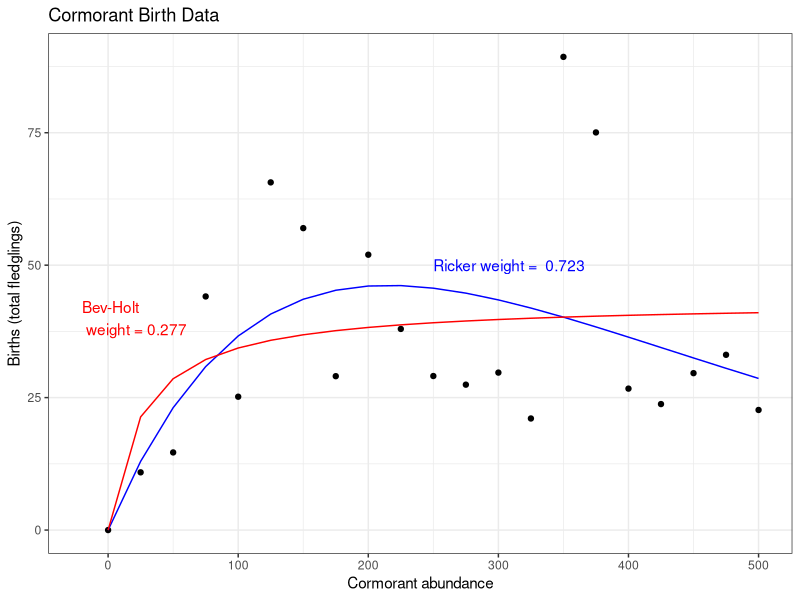

Generate this figure with R:
# Fit two different models to the same data

library(ggplot2)

br_data <- read.csv(file="../Data/BirthData.csv", header=T)
#convert birth rate to births
br_data$Births <- br_data$Obs_br*br_data$Numbers/2  # births per female

# Ricker model
nlfit1 <- nls(Births ~ a1 * Numbers * exp(-b1*Numbers), data=br_data, start=list(a1=1,b1=.005))
summary(nlfit1)

#Bev-Holt model
nlfit2 <- nls(Births ~ a2 * Numbers / (b2 + Numbers), data=br_data, start=list(a2=50,b2=100))
summary(nlfit2)

#Calculate model weights
BestAIC <- min(AIC(nlfit1),AIC(nlfit2))
DelAIC <- AIC(nlfit1,nlfit2)$AIC-BestAIC
Rel_Lik <- exp(-0.5*DelAIC)
ModelWeights <- Rel_Lik/sum(Rel_Lik)


# plot model fits to data
br_data$nonlin1 <- predict(nlfit1)
br_data$nonlin2 <- predict(nlfit2)
plotfits <- ggplot(data=br_data) +
  geom_point(mapping=aes(x=Numbers, y=Births)) +
  geom_line(mapping=aes(x=Numbers, y=nonlin1), color='blue') +
  annotate(geom="text", x=250, y=50, hjust=0, 
           label=paste('Ricker weight = ',signif(ModelWeights[1],3), sep=" "),
           color='blue') +
  geom_line(mapping=aes(x=Numbers, y=nonlin2), color='red') +
  annotate(geom="text", x=-20, y=40, hjust=0,
           label=paste('Bev-Holt \n weight =', signif(ModelWeights[2],3), sep=" "),
                                                       color='red') +
  labs(title="Cormorant Birth Data",
       x="Cormorant abundance", y="Births (total fledglings)") +
  theme_bw()
plotfits
